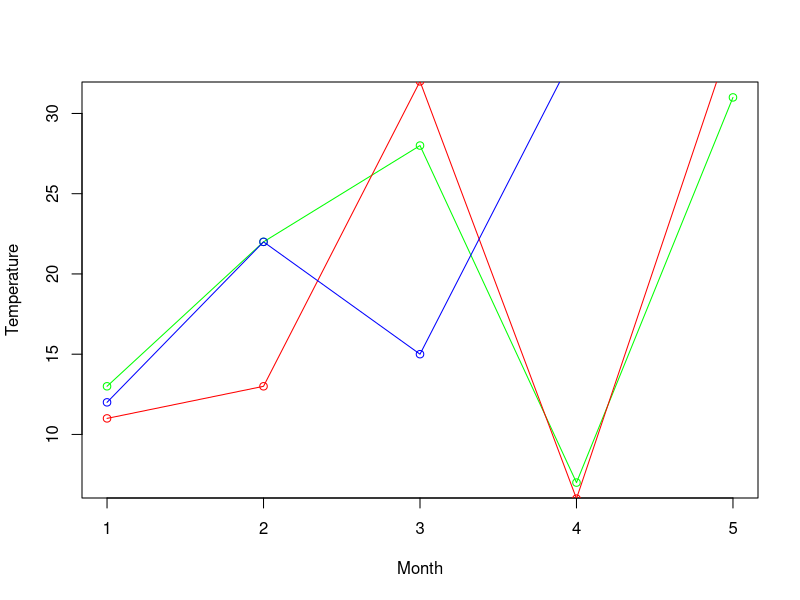

This figure's R source:
v <- c(13,22,28,7,31)  
w <- c(11,13,32,6,35)  
x <- c(12,22,15,34,35)  
# Giving a name to the chart file.  
png(file = "multi_line_graph.jpg")  
# Plotting the bar chart.   
plot(v,type = "o",col="green",xlab="Month",ylab="Temperature")  
lines(w, type = "o", col = "red")  
lines(x, type = "o", col = "blue")  
# Saving the file.  
dev.off()  